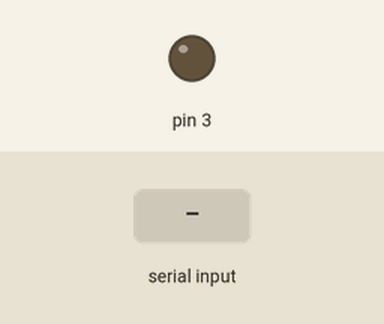
Simulated run of this sketch. Board: Arduino Uno, built with avr-gcc and run on an emulated ATmega328P. Parts: output pins drawn as LEDs (lit = HIGH). The inputs (shaded band) are chosen by the test bench.

Above: at 1.2 s.
1.3 s: "1" received over Serial
At 1.6 s:
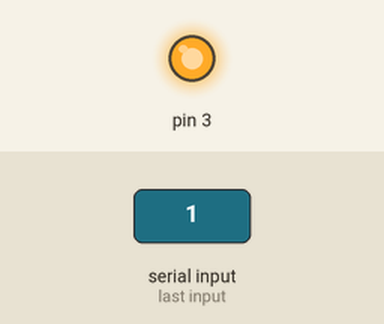
Timing chart, 0 to 4.3 s (numbered marks = the images above; inputs shaded):
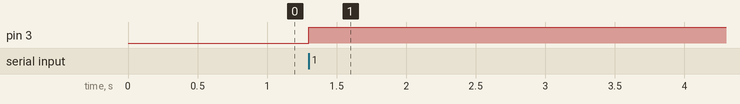

The sketch:

bluetooth.ino
```cpp
int val;
void setup() {
  // put your setup code here, to run once:
pinMode(3,OUTPUT);
Serial.begin(38400);
}

void loop() {
  // put your main code here, to run repeatedly:
    while(Serial.available()==0)
    {
    }

    val=Serial.read();
    if(val==0)
    {
      digitalWrite(3,LOW);
    }
    else
     {
      digitalWrite(3,HIGH);
    }
}
```

Measured:
- after the input at 1.3 s, pin 3: LOW → HIGH at once
